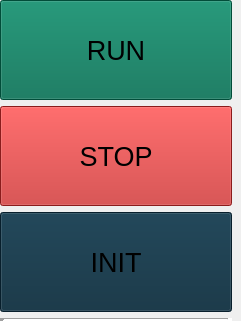
      <widget class="QWidget" name="MenuButtons_2" native="true">
       <property name="geometry">
        <rect>
         <x>0</x>
         <y>460</y>
         <width>241</width>
         <height>311</height>
        </rect>
       </property>
       <layout class="QVBoxLayout" name="verticalLayout_21">
        <property name="spacing">
         <number>6</number>
        </property>
        <property name="leftMargin">
         <number>0</number>
        </property>
        <property name="topMargin">
         <number>0</number>
        </property>
        <property name="rightMargin">
         <number>9</number>
        </property>
        <property name="bottomMargin">
         <number>0</number>
        </property>
        <item>
         <widget class="QPushButton" name="RunButton">
          <property name="sizePolicy">
           <sizepolicy hsizetype="Minimum" vsizetype="Preferred">
            <horstretch>0</horstretch>
            <verstretch>0</verstretch>
           </sizepolicy>
          </property>
          <property name="minimumSize">
           <size>
            <width>0</width>
            <height>100</height>
           </size>
          </property>
          <property name="maximumSize">
           <size>
            <width>16777215</width>
            <height>100</height>
           </size>
          </property>
          <property name="font">
           <font>
            <pointsize>20</pointsize>
           </font>
          </property>
          <property name="styleSheet">
           <string notr="true">QPushButton#RunButton {
	background-color: #016C50;
}

QPushButton#RunButton:pressed {
    background-color: #1E7E34;
}</string>
          </property>
          <property name="text">
           <string>RUN</string>
          </property>
         </widget>
        </item>
        <item>
         <widget class="QPushButton" name="AutoStopButton">
          <property name="sizePolicy">
           <sizepolicy hsizetype="Minimum" vsizetype="Preferred">
            <horstretch>0</horstretch>
            <verstretch>0</verstretch>
           </sizepolicy>
          </property>
          <property name="minimumSize">
           <size>
            <width>0</width>
            <height>100</height>
           </size>
          </property>
          <property name="maximumSize">
           <size>
            <width>16777215</width>
            <height>100</height>
           </size>
          </property>
          <property name="font">
           <font>
            <pointsize>20</pointsize>
           </font>
          </property>
          <property name="styleSheet">
           <string notr="true">QPushButton#AutoStopButton {
	background-color: #C12727;
}

QPushButton#AutoStopButton:pressed {
    background-color: #990000;       /* darker red when pressed */
}</string>
          </property>
          <property name="text">
           <string>STOP</string>
          </property>
          <property name="checkable">
           <bool>false</bool>
          </property>
         </widget>
        </item>
        <item>
         <widget class="QPushButton" name="INITButton">
          <property name="sizePolicy">
           <sizepolicy hsizetype="Minimum" vsizetype="Preferred">
            <horstretch>0</horstretch>
            <verstretch>0</verstretch>
           </sizepolicy>
          </property>
          <property name="minimumSize">
           <size>
            <width>0</width>
            <height>100</height>
           </size>
          </property>
          <property name="maximumSize">
           <size>
            <width>16777215</width>
            <height>100</height>
           </size>
          </property>
          <property name="font">
           <font>
            <pointsize>20</pointsize>
           </font>
          </property>
          <property name="styleSheet">
           <string notr="true">QPushButton#INITButton {
	background-color: #0B2C3D;
}

QPushButton#INITButton:pressed {
    background-color: #FFB300;     /* darker pressed */
}</string>
          </property>
          <property name="text">
           <string>INIT</string>
          </property>
         </widget>
        </item>
        <item>
         <widget class="Line" name="line_2">
          <property name="lineWidth">
           <number>5</number>
          </property>
          <property name="orientation">
           <enum>Qt::Orientation::Horizontal</enum>
          </property>
         </widget>
        </item>
       </layout>
      </widget>
